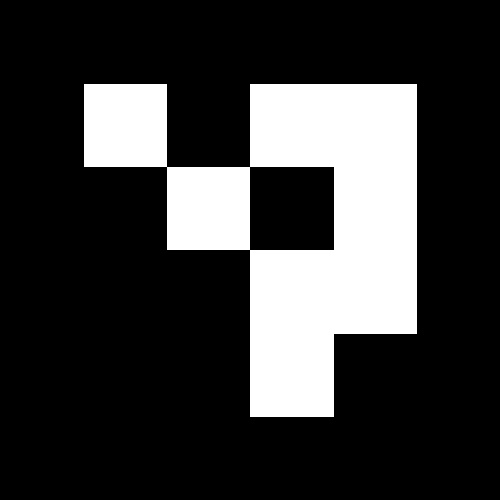
#> input picture mark_id_00.jpg, 500 x 500 px, given in place of the camera
$ python imageprocessing.py
#> lines starting #> are read from the running program, lines starting #| are printed output that depends on the picture; after the words box and inside, x2 and y2 are one past the last pixel; in counts of white or black regions, pixels touching at a corner belong together

import cv2
import numpy as np
# Webカメラを選択する。いくつか繋がっている場合は0の部分を変える。
cap = cv2.VideoCapture(2)
# 画像の解像度を指定
pixel = 0.178  # mm/pixel
# 長さを測る高さを指定
analysis_row = 360

while True:
    # Webカメラの画像を読み込む
    ret, frame = cap.read()
#> frame is the input picture: shape (500, 500, 3); min 0, max 255, mean 56.6

    # モノクロ化
    gray = cv2.cvtColor(frame, cv2.COLOR_BGR2GRAY)
    # エッジ検出
    gray_edge = cv2.Canny(gray, 50, 150)
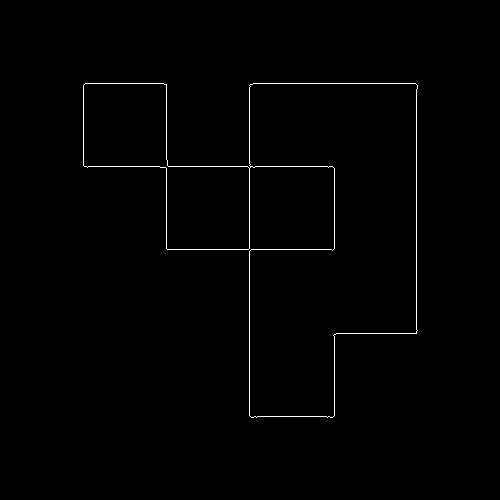
#> gray_edge: shape (500, 500); 0.72% white in thin lines or dots, all inside (x1, y1, x2, y2) = (83, 83, 418, 418)

    # 二値化データの作成
    ret, thresh = cv2.threshold(gray, 5, 255, cv2.THRESH_BINARY)
#> thresh: shape (500, 500); 22.2% white; 1 white region
    # 輪郭抽出
    contours, hierarchy = cv2.findContours(
        thresh, cv2.RETR_LIST, cv2.CHAIN_APPROX_NONE)
#> contours = 2 contours; box (x1, y1, x2, y2) and area: (84, 84, 417, 417) 61754, (249, 166, 335, 251) 7138
    max_cnt = max(contours, key=lambda x: cv2.contourArea(x))
#> max_cnt = contour of 1489 points, box (x1, y1, x2, y2) (84, 84, 417, 417), area 61754
    # 輪郭内を塗りつぶし
    pic_thresh = cv2.drawContours(gray, [max_cnt], -1, 255, -1)
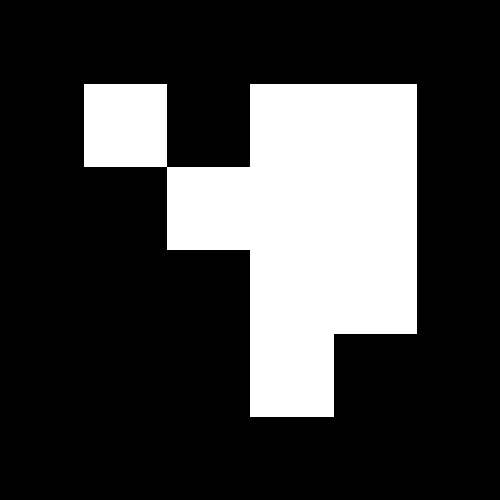
#> pic_thresh: shape (500, 500); min 0, max 255, mean 63.8
    # 指定行のデータを週出
    bright_data = pic_thresh[analysis_row, :]
#> bright_data = 500 values, max 255 at index 250, min 0 at index 0, mean 42.84
    # 長さを算出
    num_pix = np.count_nonzero(bright_data)
#> num_pix = 84
    length = round(num_pix*pixel, 1)
#> length = 15
    print(str(length) + "mm")
#| 15.0mm

    # 画像を出力
    cv2.imshow('Camera', gray_edge)
    # ESC keyが押されたらループを抜け終了する.
    k = cv2.waitKey(1)
#> (key Esc is pressed here)
    if k == 27:
        break
cap.release()  # Webカメラを解放
cv2.destroyAllWindows()  # 画面を閉じる
